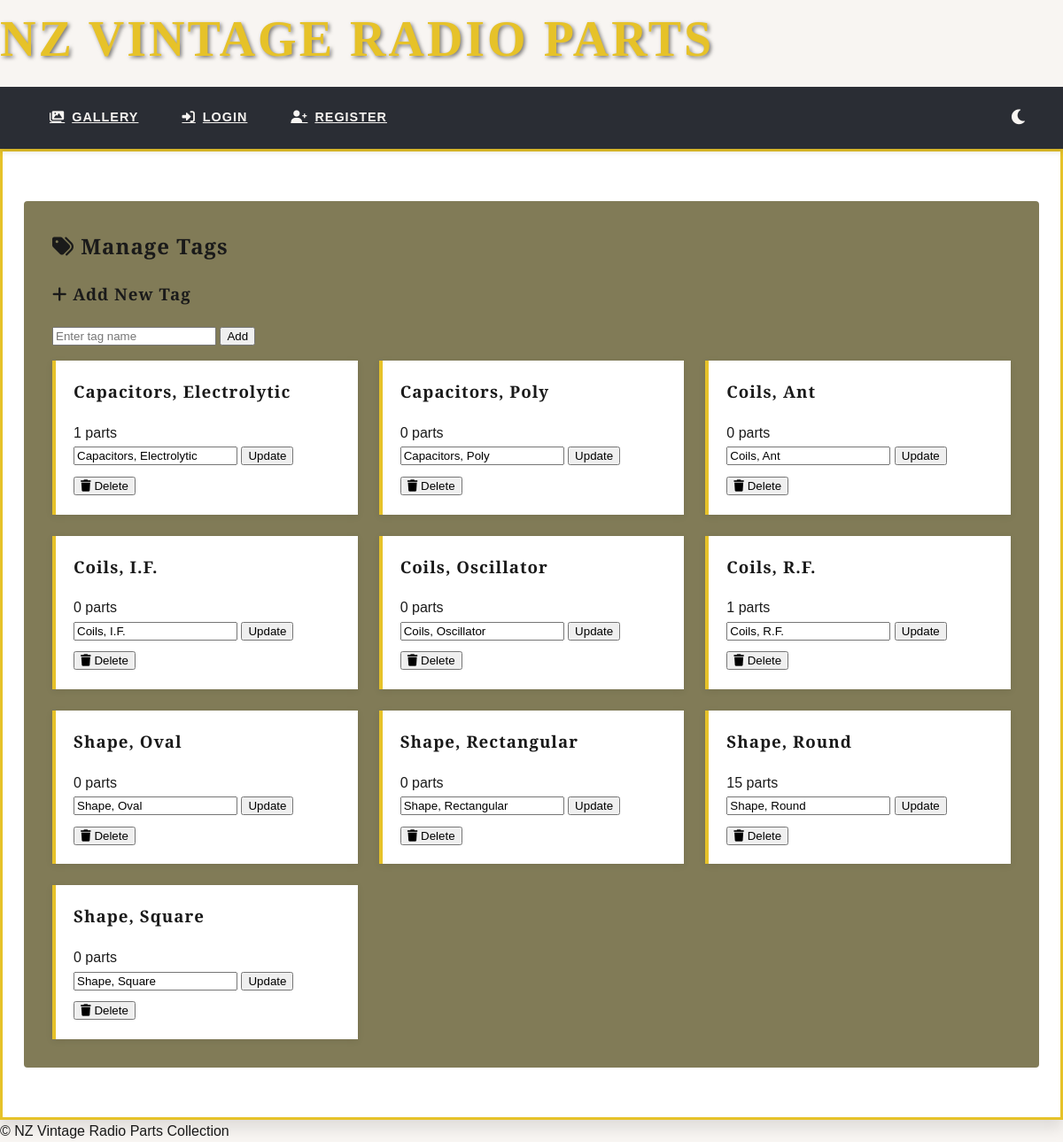
The app's page /tags/manage, older data.
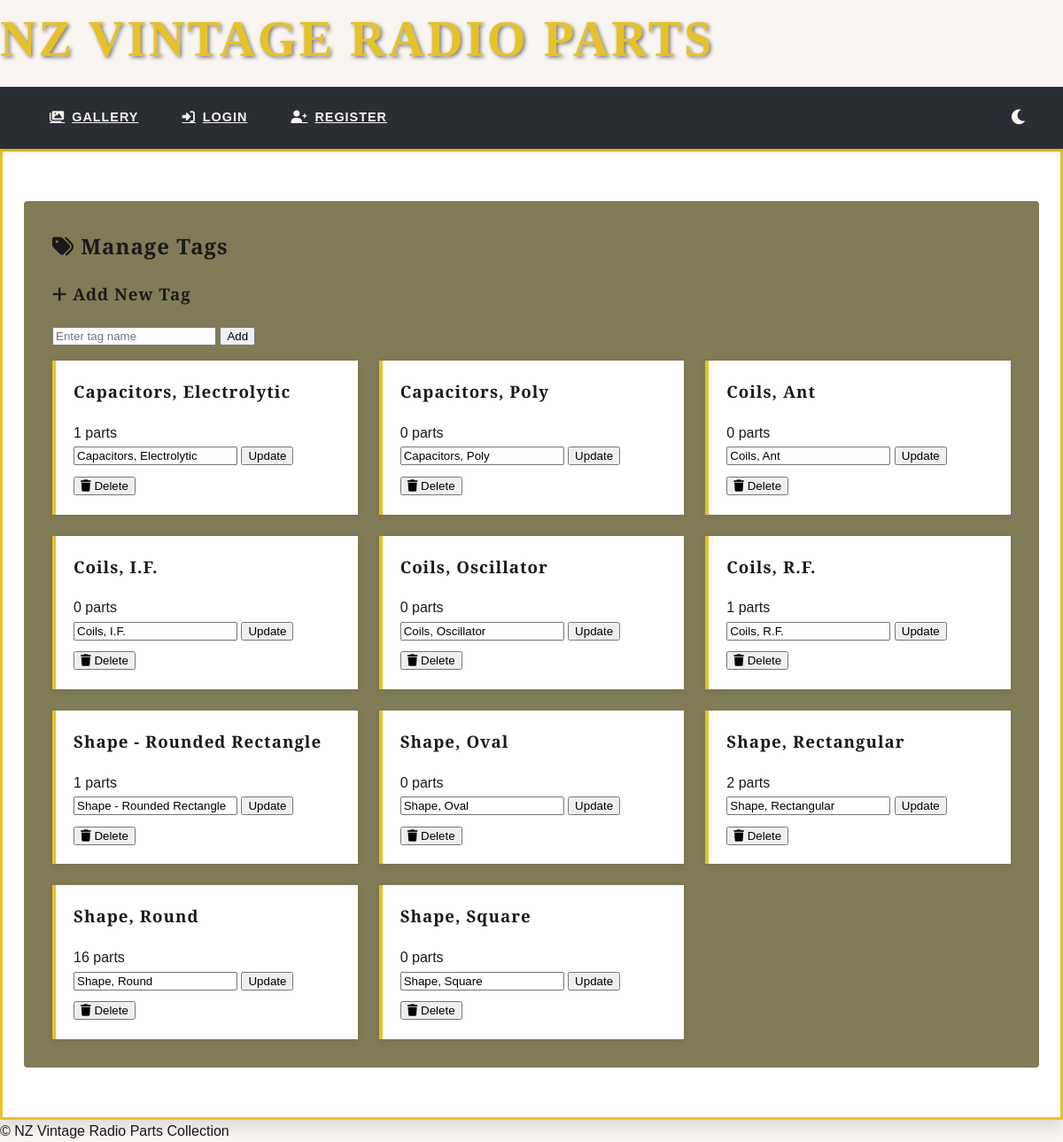
The same page, newer data.
### app/models.py (models this page shows, shortened)
class Tag(db.Model):
    __tablename__ = 'Tag'
    id = db.Column(db.Integer, primary_key=True, autoincrement=True)
    name = db.Column(db.String(100), nullable=False, unique=True)
    description = db.Column(db.String(255))
    slug = db.Column(db.String(100), nullable=False, unique=True, index=True)
    parts = db.relationship('Part', secondary=part_tags, back_populates='tags')

### app/blueprints/tags.py (the view)
@bp.route('/manage')
def manage_tags():
    tags = Tag.query.order_by(Tag.name).all()
    return render_template('manage_tags.html', tags=tags)

### app/templates/manage_tags.html (shortened to what this page needs)
{% extends 'layout.html' %}
{% block content %}
<div class="art-deco-card">
    <div class="tag-manager">
        <h2><i class="fas fa-tags"></i> Manage Tags</h2>
        <div class="add-tag-form">
            <h3><i class="fas fa-plus"></i> Add New Tag</h3>
            <form method="POST" action="{{ url_for('tags.add_tag') }}" class="tag-form">
                <input type="text" name="name" placeholder="Enter tag name" required>
                <button type="submit">Add</button>
            </form>
        </div>
        <div class="tag-list">
            {% for tag in tags %}
            <div class="tag-item">
                <div class="tag-header">
                    <h3 class="tag-name">{{ tag.name }}</h3>
                    <span class="tag-count">{{ tag.parts|length }} parts</span>
                </div>
                <form method="POST" action="{{ url_for('tags.edit_tag', tag_id=tag.id) }}" class="tag-form">
                    <input type="text" name="name" value="{{ tag.name }}" required>
                    <button type="submit">Update</button>
                </form>
                <form method="POST" action="{{ url_for('tags.delete_tag', tag_id=tag.id) }}" class="tag-form" style="margin-top: 0.5rem;">
                    <button type="submit" class="delete-btn">
                        <i class="fas fa-trash"></i> Delete
                    </button>
                </form>
            </div>
            {% else %}
            <div class="empty-state">
                <i class="fas fa-tags vintage-icon-large"></i>
                <h3>No Tags Yet</h3>
                <p>Add your first tag using the form above</p>
            </div>
            {% endfor %}
        </div>
    </div>
</div>
{% endblock %}

### app/templates/layout.html (shortened to what this page needs)
<!DOCTYPE html>
<html lang="en">
<head>
    <link rel="stylesheet" href="{{ url_for('static', filename='css/style.css') }}">
    <link rel="stylesheet" href="https://cdnjs.cloudflare.com/ajax/libs/font-awesome/6.0.0/css/all.min.css">
</head>
<body>
    <header class="art-deco-header">
        <a href="/">
            <h1>NZ Vintage Radio Parts</h1>
        </a>
    </header>
    <nav class="art-deco-nav">
        <ul class="nav-primary">
            <li><a href="{{ url_for('parts.gallery') }}"><i class="fas fa-images"></i> Gallery</a></li>
            {% if current_user.is_authenticated %}
                {% if current_user.is_admin %}
                <li><a href="{{ url_for('parts.manage_part') }}"><i class="fas fa-plus-circle"></i> Add Part</a></li>
                <li><a href="{{ url_for('auth.user_list') }}"><i class="fas fa-users-cog"></i> Users</a></li>
                {% endif %}
                <li><a href="{{ url_for('auth.profile') }}"><i class="fas fa-user"></i> Profile</a></li>
                <li><a href="{{ url_for('auth.logout') }}"><i class="fas fa-sign-out-alt"></i> Logout</a></li>
            {% else %}
                <li><a href="{{ url_for('auth.login') }}"><i class="fas fa-sign-in-alt"></i> Login</a></li>
                <li><a href="{{ url_for('auth.register') }}"><i class="fas fa-user-plus"></i> Register</a></li>
            {% endif %}
        </ul>
        <div class="nav-user">
            <button class="theme-toggle" aria-label="Toggle dark mode">
                <i class="fas fa-adjust"></i>
            </button>
        </div>
    </nav>
    <main>
        <div class="content-wrapper">
            {% block content %}{% endblock %}
        </div>
    </main>
    <footer>
        &copy; {{ current_year }} NZ Vintage Radio Parts Collection
    </footer>
</body>
</html>

### app/static/css/style.css (style rules this page uses)
:root { --primary: #e6c229; --secondary: #2a2d34; --sorta-dark: #817b57; --accent: #927d0a; --light: #f8f5f2; --semi-light: #cdc9c6; --dark: #1a1a1a; --success: #4caf50; --warning: #ff9800; --error: #f44336; --bg-color: var(--light); --text-color: var(--dark); --card-bg: white; --nav-bg: var(--secondary); --nav-text: var(--light); --shadow-sm: 0 1px 3px rgba(0, 0, 0, 0.12); --shadow-md: 0 4px 6px rgba(0, 0, 0, 0.1); --shadow-lg: 0 10px 15px rgba(0, 0, 0, 0.1); --shadow-xl: 0 20px 25px rgba(0, 0, 0, 0.1); --shadow-primary: 0 4px 12px rgba(230, 194, 41, 0.2); --font-main: 'Federo', sans-serif; --font-display: 'Playfair Display', serif; --radio-dial: linear-gradient(135deg, transparent 50%, var(--primary) 50%); }
body { font-family: var(--font-main); background: var(--bg-color); color: var(--text-color); line-height: 1.6; margin: 0; position: relative; transition: background-color 0.3s ease, color 0.3s ease; }
body::before { content: ""; position: fixed; top: 0; left: 0; right: 0; height: 8px; z-index: 100; }
h1, h2, h3, h4 { font-family: var(--font-display); margin-top: 0; letter-spacing: 1px; color: var(--text-color); }
.art-deco-header h1 { font-family: 'Poiret One', serif; font-size: 3.5rem; color: var(--primary); margin: 0; text-transform: uppercase; letter-spacing: 3px; text-shadow: 2px 2px 4px rgba(0,0,0,0.5); position: relative; display: inline-block; padding-bottom: 0.5rem; }
.art-deco-nav { background: var(--nav-bg); display: flex; justify-content: space-between; align-items: center; padding: 0 2rem; height: 70px; box-shadow: var(--shadow-md); position: relative; z-index: 1000; }
.nav-primary { display: flex; gap: 1px; margin: 0; padding: 0; height: 100%; }
.nav-primary > li { position: relative; list-style: none; }
.nav-primary > li > a { color: var(--nav-text); padding: 0 1.5rem; height: 100%; display: flex; align-items: center; gap: 8px; font-weight: 600; letter-spacing: 1px; text-transform: uppercase; font-size: 0.9rem; transition: all 0.3s cubic-bezier(0.25, 0.46, 0.45, 0.94); position: relative; }
.nav-primary > li > a::after { content: ""; position: absolute; bottom: -3px; left: 1.5rem; right: 1.5rem; height: 3px; background: transparent; transition: inherit; }
.nav-user { margin-left: auto; display: flex; align-items: center; gap: 1rem; }
.theme-toggle { background: transparent; border: none; color: var(--nav-text); cursor: pointer; font-size: 1.2rem; padding: 0.5rem; border-radius: 50%; transition: all 0.3s ease; }
.art-deco-card { background: var(--card-bg); border-radius: 0; box-shadow: var(--shadow-lg); padding: 1.5rem; border: 3px solid var(--primary); position: relative; overflow: hidden; transition: transform 0.3s cubic-bezier(0.25, 0.46, 0.45, 0.94), box-shadow 0.3s cubic-bezier(0.25, 0.46, 0.45, 0.94); }
.art-deco-card::after { display: none !important; }
.tag-list { display: flex; flex-wrap: wrap; gap: 0.5rem; margin-top: 1rem; }
.tag-manager { background: var(--sorta-dark); padding: 2rem; margin: 2rem 0; border-radius: 4px; }
.tag-list { display: grid; grid-template-columns: repeat(auto-fill, minmax(280px, 1fr)); gap: 1.5rem; }
.tag-item { background: var(--card-bg); padding: 1.25rem; border-left: 4px solid var(--primary); box-shadow: 0 2px 8px rgba(0, 0, 0, 0.08); transition: all 0.25s ease; }

Row changes from the older to the newer data that the page shows:
added Tag: name "Shape - Rounded Rectangle", parts|length "1"
computed for Tag "Shape, Rectangular": parts|length "0" → "2"
computed for Tag "Shape, Round": parts|length "15" → "16"
